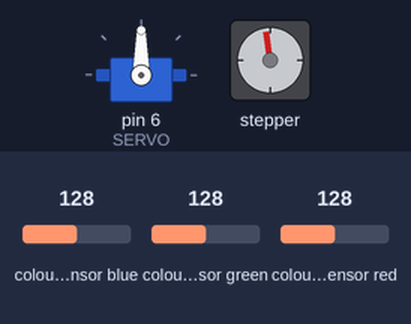
This sketch was run on a simulated Arduino Mega 2560, built with avr-gcc and run on an emulated ATmega2560. Parts: servo, stepper motor. Wiring (inferred from the names in the program): TCS3200 colour sensor: output pin 48; S2 pin 50; S3 pin 52; S0 pin 13; S1 pin 12. The test bench sets the inputs (shaded band); at power-on: colour sensor blue 128, colour sensor green 128, colour sensor red 128. Stepper angles assume 500 steps per turn; what the sketch prints to the serial monitor is not drawn.

Above: at 0.15 s.
At 0.75 s:
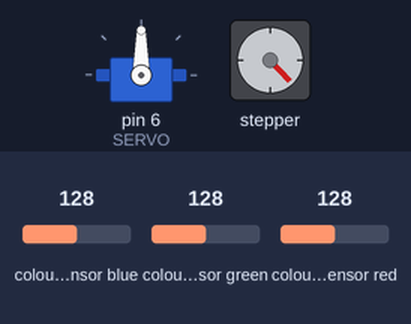
At 1.1 s:
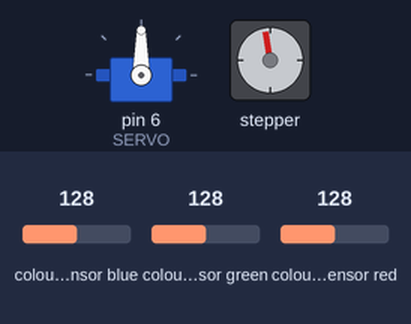
Timing chart, 0 to 2.6 s (numbered marks = the images above):
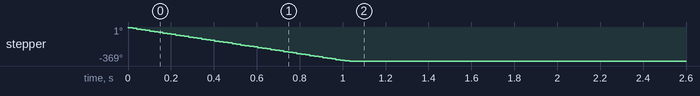

Measured:
- by itself, stepper: turns 369° counter-clockwise in 1.0 s

The sketch:

Programacao.ino
```cpp
//  SENSOR DE COR
//Pinos de conexao do modulo
const int s0 = 13;//const int s0 = 8;
const int s1 = 12;//const int s1 = 9;
const int s2 = 50;//const int s2 = 12;
const int s3 = 52;//const int s3 = 11;
const int out = 48;//const int out = 10;


//Variaveis cores retornadas
int red = 0;
int green = 0;
int blue = 0;

//quantidades de cada M&M
int qtdPreto = 0;
int qtdAzul = 0;
int qtdMarrom = 0;
int qtdAmarelo = 0;
int qtdVerde = 0;
int qtdVermelho = 0;
int qtdLaranja = 0;


//MOTOR DE PASSO
#include <Stepper.h>

const int stepsPerRevolution = 500;

Stepper myStepper(stepsPerRevolution, 8,10,9,11);


// SERVO MOTOR
#include <Servo.h>

#define SERVO 6 // Porta Digital 6 PWM

enum Color { VERMELHO, MARROM, AZUL, AMARELO,  LARANJA, VERDE , PRETO}; //cores possiveis (PRETO é quando não identifica nenhuma)

Servo s; // Variável Servo

Color cor = MARROM; //com sensor
int frequency = 0; //frequencia das cores


void setup()
{
 //MOTOR DE PASSO
 myStepper.setSpeed(60);

 //SENSOR DE COR
  pinMode(s0, OUTPUT);
  pinMode(s1, OUTPUT);
  pinMode(s2, OUTPUT);
  pinMode(s3, OUTPUT);
  pinMode(out, INPUT);
  Serial.begin(9600);
  digitalWrite(s0, HIGH);
  digitalWrite(s1, LOW);

  // SERVO MOTOR
  s.attach(SERVO);
  Serial.begin(9600);
  s.write(90); // Inicia motor posição zero
}

void loop()
{
    for(;;)
    {
       {
        motorDePasso();
        sensorCor();
        servoMotor();
        motorDePasso();
       }
    }
}

//para ler cor com sensor
void sensorCor()
{
int verd = 0;
int verm = 0;
int lar = 0;
int mar = 0;
int amar = 0;
int azu = 0;
 while(azu<4 && amar<4 && verm<4 && verd<4 && lar<4 && mar<4)
 {
    valoresCor();
    if(red>170&&red<=183&&green>=120&&green<=138&&blue>=170&&blue<=182)
    {
        cor = LARANJA;
        lar++;
    }
    else if(red>=150&&red<=165&&green>=122 &&green<=132&&blue>=160&&blue<=175)
    {
        cor = VERDE;
        verd++;
    }
    else if(red>=155&&red<=165&&green>=110&&green<=120&&blue>=160&&blue<=170)
    {
        cor = VERMELHO;
        verm++;
    }
    else if(red>=145&&red<=160&&green>=120&&green<=135&&blue>=168&&blue<=180)
    {
        cor =  AZUL;
        azu++;
    }

    else if(red>=160&&red<=70&&green>=128&&green<=140&&blue>=178&&blue<=190)
    {
        cor = MARROM;
        mar++;
    }
    else if(red>=160&&red<=172 &&green>=128&&green<=140 &&blue>=160&&blue<=170)
    {
        cor = AMARELO;
        amar++;
    }
    delay(200);
 }

 if(amar>=4)
 {
    cor = AMARELO;
    qtdAmarelo++;
    Serial.println("AMARELO");
 }
 else if(mar>=4)
 {
    cor = MARROM;
    qtdMarrom++;
    Serial.println("MARROM");
 }
 else if(azu>=4)
 {
    cor = AZUL;
    qtdAzul++;
    Serial.println("AZUL");
 }
 else if(verm>=4)
 {
    cor = VERMELHO;
    qtdVermelho++;
    Serial.println("VERMELHO");
 }
 else if(verd>=4)
 {
    cor = VERDE;
    qtdVerde++;
    Serial.println("VERDE");
 }
 else if(lar>=4)
 {
    cor = LARANJA;
    qtdLaranja++;
    Serial.println("LARANJA");
 }

  //Mostra valores no serial monitor
  delay(1000);
 }


void valoresCor()
{
  for(int i=0; i<50; i++)
  {
     // Setting RED (R) filtered photodiodes to be read
  digitalWrite(s2,LOW);
  digitalWrite(s3,LOW);

  // Reading the output frequency
  frequency = pulseIn(out, LOW);
   // Printing the RED (R) value
  Serial.print("R = ");
    frequency = map(frequency,300,1500,255,0);
    red = red + frequency;
  Serial.print(frequency);
  delay(1);

  // Setting GREEN (G) filtered photodiodes to be read
  digitalWrite(s2,HIGH);
  digitalWrite(s3,HIGH);

  // Reading the output frequency
  frequency = pulseIn(out, LOW);

  // Printing the GREEN (G) value
  Serial.print(" G = ");
    frequency = map(frequency,300,1500,255,0);
    green = green + frequency;

  Serial.print(frequency);
  delay(1);

  // Setting BLUE (B) filtered photodiodes to be read
  digitalWrite(s2,LOW);
  digitalWrite(s3,HIGH);

  // Reading the output frequency
  frequency = pulseIn(out, LOW);

  // Printing the BLUE (B) value
  Serial.print(" B = ");
    frequency = map(frequency,300,1500,255,0);
    blue = blue + frequency;
  Serial.println(frequency);
  delay(1);
  }

  //calcula media de 50 medidas
  red = red/50;
  green = green/50;
  blue = blue/50;

Serial.println(red);
Serial.println(green);
Serial.println(blue);
}


void servoMotor()
{
  switch(cor)
  {
    case MARROM:   //totalmente direita

      s.write(30);
      delay(1000);
      break;

    case AZUL:////

      s.write(60); //um pouco pra direita
      delay(1000);
      break;

    case LARANJA:  //no meio

      s.write(80);
      delay(1000);
      break;

    case AMARELO: //um pouco pra esquerda

      s.write(100);
      delay(1000);
      break;

    case VERDE:  //mais pra esquerda

      s.write(120);
      delay(1000);
      break;

    case VERMELHO:   //esquerda máxima

      s.write(140);
      delay(1000);
      break;
  }
}

void motorDePasso()
{
   //Gira o motor no sentido horario a 90 graus

 myStepper.step(-512);

 delay(200);
}
```
